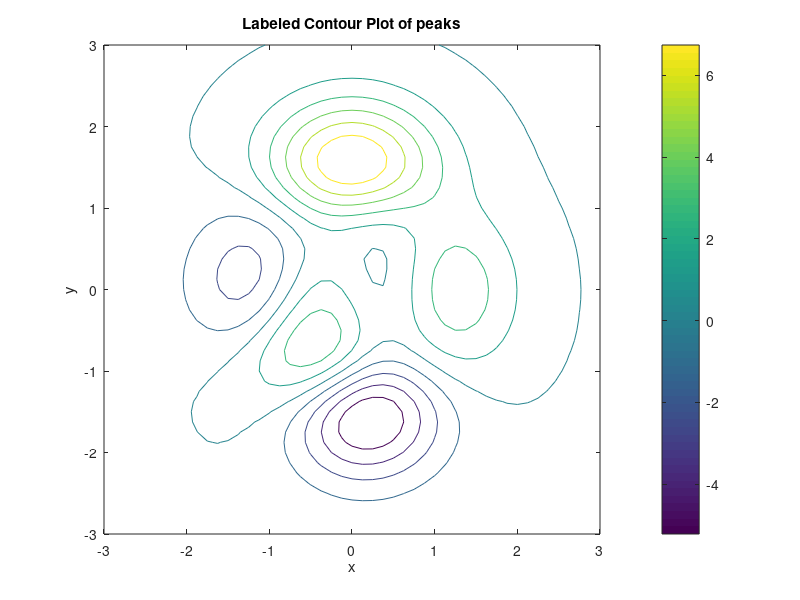

This figure's MATLAB source:
% sol0543_1.m - 5.4.3 연습문제 1
% peaks 데이터를 등고선 20개로 그리고 등고선 값을 표시한다.

clear; clc; close all

[x, y, z] = peaks;

contour(x, y, z, 20, ShowText=true)
xlabel("x"); ylabel("y")
title("Labeled Contour Plot of peaks")
colorbar
